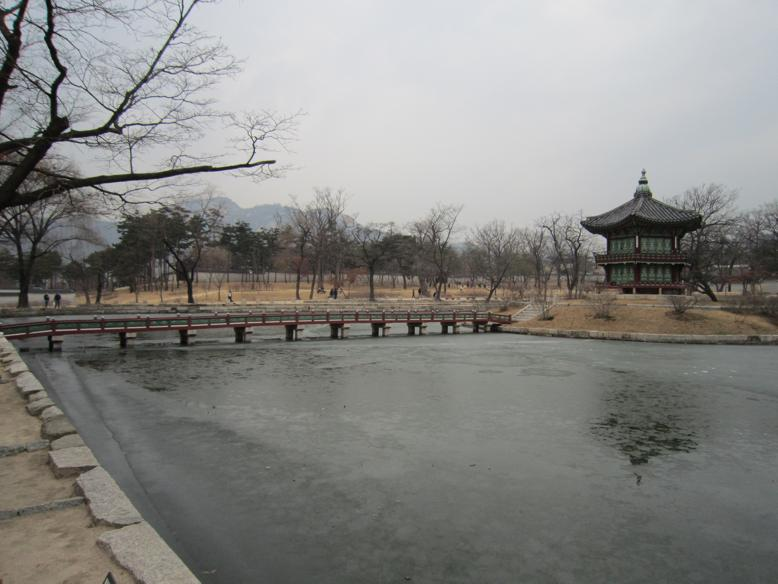
#> input picture PA3-EE17B113/img1.jpg, 778 x 584 px
$ jupyter execute --allow-errors PanaromaStitchingandStereoMatching_EE17B113.ipynb   (shell and % lines are left out)
#> lines starting #> are read from the running program, lines starting #| are printed output that depends on the picture
# Panaroma Stitching and Stereo Matching
---

### Om Shri Prasath EE17B113

## Importing the required libraries

- Numpy - For matrix manipulations (mainly used in Non-Max Supression and Calculating Magnitude and Angle)
- Scipy - For convolutions
- Matplotlib - For displaying image
- OpenCV - For reading images from source

> _Note! Need to use python version `3.6.9` and install `opencv-contrib-python` for using SURF features_

[cell 1]
# Installing opencv-contrib python

[cell 2]
# Note : Used for autoformatting the notebook, remove if causing any error

[cell 3]
# Importing the required libraries

import numpy as np
import matplotlib.pyplot as plt
import cv2
import random
import itertools

# To remove unnecessary warnings
import warnings

warnings.filterwarnings("ignore")

[cell 4]
img1 = plt.imread("img1.jpg")
#> img1 is the input picture: shape (584, 778, 3); mean R, G, B 133.6, 133.3, 130.4
img2 = plt.imread("img2.jpg")
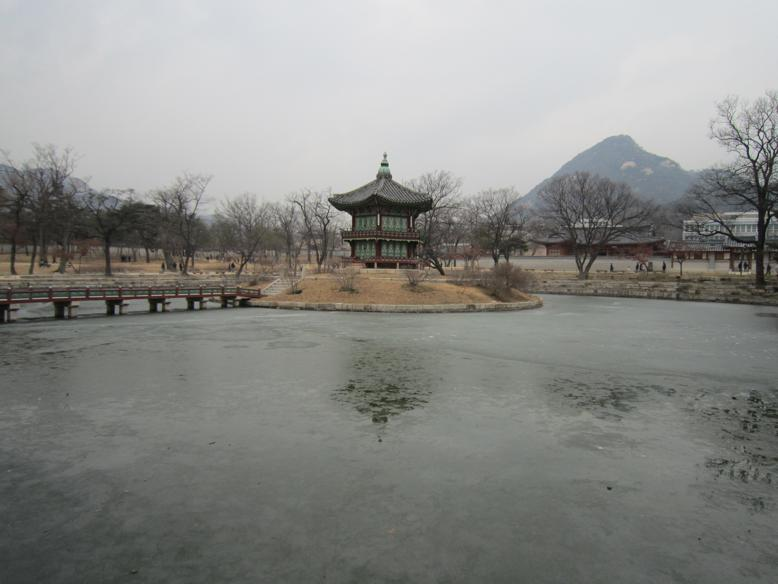
#> input picture PA3-EE17B113/img2.jpg, 778 x 584 px
#> img2 is the input picture: shape (584, 778, 3); mean R, G, B 137.4, 138.2, 135


def plot_imgs(img1, img2, title="Images"):
#> called with title = 'Images'
    fig, ax = plt.subplots(1, 2, figsize=(15, 20))
    for a in ax:
        a.set_axis_off()
    ax[0].imshow(img1)
    ax[1].imshow(img2)
    ax[0].set_title("img1")
    ax[1].set_title("img2")
    plt.show()
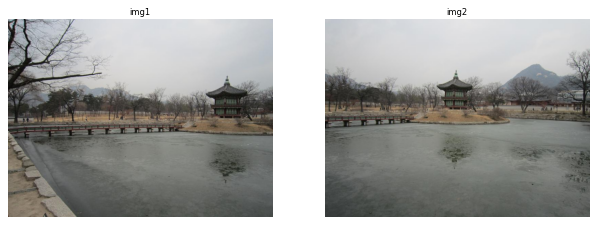
#> figure drawn by matplotlib, 2 panels


plot_imgs(img1, img2)
